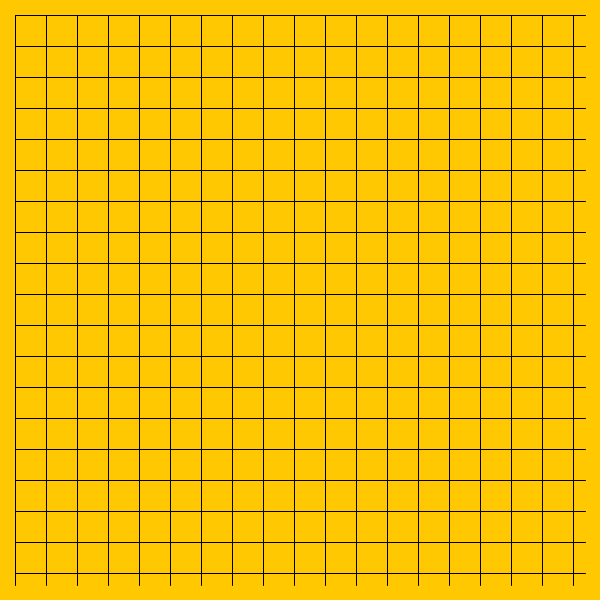
Frame 1 (no input)
Frame 60 (the mouse pressed at the canvas centre just before this capture): identical to frame 1, image omitted
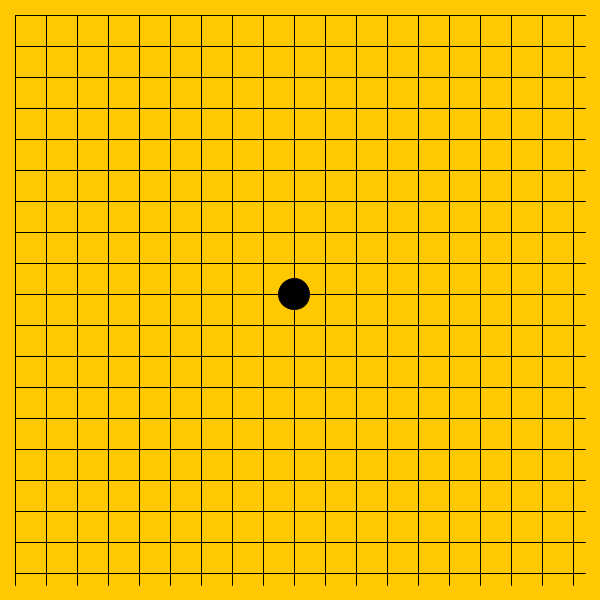
Frame 120 (the mouse held since frame 60 and released just before this capture)

The Processing sketch that drew these frames (run headless with seeded random() and noise(); from frame 60 on, the mouse is pressed at the canvas centre):

// Processing sketch: s09b_weiqi
// ── s09b_weiqi.pde
void setup() {
  size(600,600);
  BOX = width/N;
}

final int N = 19;
int BOX;
int currentColor = 1;

int[] board = new int[N*N];
// EMPTY = 0
// BLACK = 1
// WHITE = 2
void draw() {
  background(255,200,0);
  for (int i = 0; i < N; i++) {
    line(BOX/2, i*BOX+BOX/2, width-BOX/2, i*BOX+BOX/2);
    line(i*BOX+BOX/2, BOX/2, i*BOX+BOX/2, height-BOX/2);
  }
  for (int i = 0; i < board.length; i++) {
/*    if (board[i] == 0) {
      
    } else if (board[i] == 1) {
      
      
    } else {
      
      
    }
    */
    int x = i % N;
    int y = i / N;
    
    switch (board[i]) {
      case 0:
          break;
      case 1:
          fill(0);
          ellipse(x * BOX+ BOX/2, y * BOX + BOX/2, BOX, BOX);
          break;
      case 2:
          fill(255);
          ellipse(x * BOX+ BOX/2, y * BOX + BOX/2, BOX, BOX);
          break;
    }
    
  }
}

void mousePressed() {
  int x = mouseX / BOX, y = mouseY / BOX;
  board[y * N  + x] = currentColor;
/*  if (currentColor == 1)
    currentColor = 2;
  else
    currentColor = 1;
    */
    
  currentColor = 3 - currentColor; 
}
